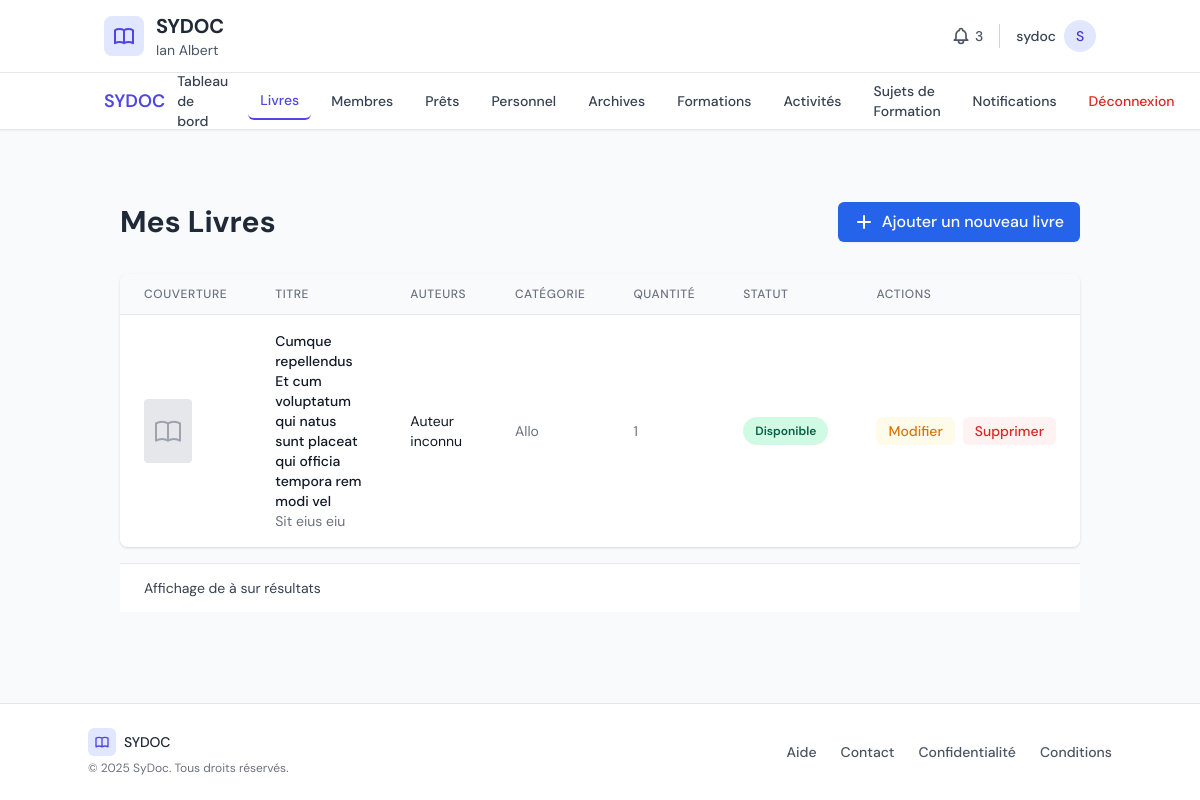
/center/books/ (signed in), run on an earlier commit of the app's database.
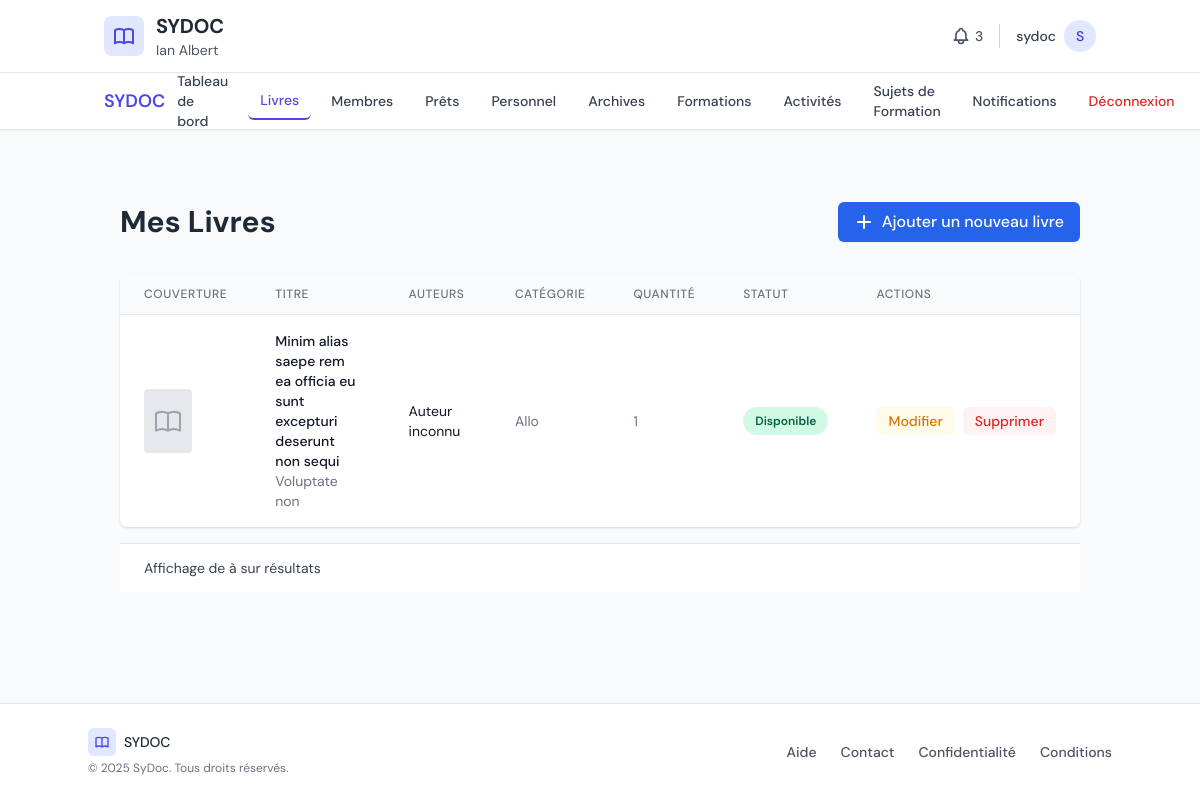
And on a later commit of the database.
### core/models.py (models this page shows, shortened)
class Book(models.Model):
    STATUS_CHOICES = [
        ('available', 'Disponible'),
        ('on_loan', 'En Prêt'),
        ('damaged', 'Endommagé'),
        ('lost', 'Perdu'),
    ]
    documentation_center = models.ForeignKey(DocumentationCenter, on_delete=models.CASCADE, related_name='books', verbose_name='Centre de Documentation')
    title = models.CharField(max_length=255, verbose_name='Titre')
    isbn = models.CharField(max_length=13, unique=True, blank=True, null=True, verbose_name='ISBN')
    publication_date = models.DateField(null=True, blank=True, verbose_name='Date de Publication')
    category = models.ForeignKey(Category, on_delete=models.SET_NULL, null=True, verbose_name='Catégorie')
    authors = models.ManyToManyField(Author, related_name='books', verbose_name='Auteurs')
    description = models.TextField(blank=True, verbose_name='Description')
    is_digital = models.BooleanField(default=False, verbose_name='Est Numérique')
    file_upload = models.FileField(upload_to='books/digital/', blank=True, null=True, verbose_name='Fichier Numérique (PDF, EPUB, etc.)')
    pages = models.IntegerField(null=True, blank=True, verbose_name='Nombre de Pages')
    quantity_available = models.IntegerField(default=1, verbose_name='Quantité Disponible (Physique)')
    total_quantity = models.IntegerField(default=1, verbose_name='Quantité Totale (Physique)')
    acquisition_date = models.DateField(default=timezone.now, verbose_name='Date d\'Acquisition')
    cover_image = models.ImageField(upload_to='books/covers/', blank=True, null=True, verbose_name='Image de Couverture')
    status = models.CharField(max_length=50, choices=STATUS_CHOICES, default='available', verbose_name='Statut')
    class Meta:
        verbose_name = 'Livre/Ouvrage'
        verbose_name_plural = 'Livres/Ouvrages'
        unique_together = ('documentation_center', 'title', 'publication_date')
        ordering = ['title']

class Category(models.Model):
    name = models.CharField(max_length=100, unique=True, verbose_name='Nom de la Catégorie')
    description = models.TextField(blank=True, verbose_name='Description')
    class Meta:
        verbose_name = 'Catégorie'
        verbose_name_plural = 'Catégories'
        ordering = ['name']
    def __str__(self):
        return self.name

### center_panel/views.py (the view)
# urls.py: path('books/', views.center_book_list, name='books'),
@login_required
def center_book_list(request):
    try:
        current_center = DocumentationCenter.objects.first() # For dev purposes
        if not current_center:
            messages.error(request, "Aucun centre de documentation trouvé pour l'utilisateur actuel.")
            return redirect('admin:index')
    except DocumentationCenter.DoesNotExist:
        messages.error(request, "Votre compte n'est associé à aucun centre de documentation.")
        return redirect('login')
    books = Book.objects.filter(documentation_center=current_center).order_by('title')
    context = {
        'current_center': current_center,
        'books': books
    }
    return render(request, 'center_panel/books.html', context)

### center_panel/templates/center_panel/books.html (shortened to what the changed rows need)
{% extends 'center_panel/base.html' %}
{% block content %}
<div class="container mx-auto px-4 py-8">
    <div class="flex justify-between items-center mb-8">
        <h1 class="text-2xl md:text-3xl font-bold text-gray-800">Mes Livres</h1>
    </div>
    {% if books %}
    <div class="overflow-x-auto bg-white rounded-lg shadow">
        <table id="books-table" class="min-w-full divide-y divide-gray-200" data-datatable>
            <thead class="bg-gray-50">
                <tr>
                    <th scope="col" class="px-6 py-3 text-left text-xs font-medium text-gray-500 uppercase tracking-wider">Couverture</th>
                    <th scope="col" class="px-6 py-3 text-left text-xs font-medium text-gray-500 uppercase tracking-wider">Titre</th>
                    <th scope="col" class="px-6 py-3 text-left text-xs font-medium text-gray-500 uppercase tracking-wider">Auteurs</th>
                    <th scope="col" class="px-6 py-3 text-left text-xs font-medium text-gray-500 uppercase tracking-wider">Catégorie</th>
                    <th scope="col" class="px-6 py-3 text-left text-xs font-medium text-gray-500 uppercase tracking-wider">Quantité</th>
                    <th scope="col" class="px-6 py-3 text-left text-xs font-medium text-gray-500 uppercase tracking-wider">Statut</th>
                    <th scope="col" class="px-6 py-3 text-left text-xs font-medium text-gray-500 uppercase tracking-wider">Actions</th>
                </tr>
            </thead>
            <tbody class="bg-white divide-y divide-gray-200">
                {% for book in books %}
                <tr class="hover:bg-gray-50">
                    <td class="px-6 py-4 whitespace-nowrap">
                        {% if book.cover_image %}
                            <img src="{{ book.cover_image.url }}" alt="{{ book.title }}" class="h-16 w-12 object-cover rounded shadow">
                        {% else %}
                            <div class="h-16 w-12 bg-gray-200 flex items-center justify-center rounded">
                            </div>
                        {% endif %}
                    </td>
                    <td class="px-6 py-4">
                        <div class="text-sm font-medium text-gray-900">{{ book.title }}</div>
                        <div class="text-sm text-gray-500">{{ book.isbn|default:"N/A" }}</div>
                    </td>
                    <td class="px-6 py-4">
                        <div class="text-sm text-gray-900">{{ book.author|default:"Auteur inconnu" }}</div>
                    </td>
                    <td class="px-6 py-4 whitespace-nowrap">
                        <div class="text-sm text-gray-500">{{ book.category|default:"Non catégorisé" }}</div>
                    </td>
                    <td class="px-6 py-4 whitespace-nowrap">
                        <div class="text-sm text-gray-500">{{ book.quantity|default:"1" }}</div>
                    </td>
                    <td class="px-6 py-4 whitespace-nowrap">
                        {% if book.is_archived %}
                            <span class="px-3 py-1 inline-flex text-xs leading-5 font-semibold rounded-full bg-gray-100 text-gray-800">
                                Archivé
                            </span>
                        {% else %}
                            <span class="px-3 py-1 inline-flex text-xs leading-5 font-semibold rounded-full bg-green-100 text-green-800">
                                Disponible
                            </span>
                        {% endif %}
                    </td>
                    <td class="px-6 py-4 whitespace-nowrap text-right text-sm font-medium">
                        <div class="flex space-x-2">
                            <a href="{% url 'center_panel:edit_book' book.id %}" class="text-yellow-600 hover:text-yellow-900 bg-yellow-50 hover:bg-yellow-100 px-3 py-1 rounded-md text-sm font-medium">
                                Modifier
                            </a>
                            <a href="{% url 'center_panel:delete_book' book.id %}" class="text-red-600 hover:text-red-900 bg-red-50 hover:bg-red-100 px-3 py-1 rounded-md text-sm font-medium">
                                Supprimer
                            </a>
                        </div>
                    </td>
                </tr>
                {% endfor %}
            </tbody>
        </table>
    </div>
    {% endif %}
</div>
{% endblock %}

What changed in the data, as far as the page shows it:
removed Book: title "Cumque repellendus Et cum voluptatum qui natus sunt placeat qui officia tempora rem modi vel", isbn "Sit eius eiu", author "Auteur inconnu", category "Allo", quantity "1"
added Book: title "Minim alias saepe rem ea officia eu sunt excepturi deserunt non sequi", isbn "Voluptate non", author "Auteur inconnu", category "Allo", quantity "1"
